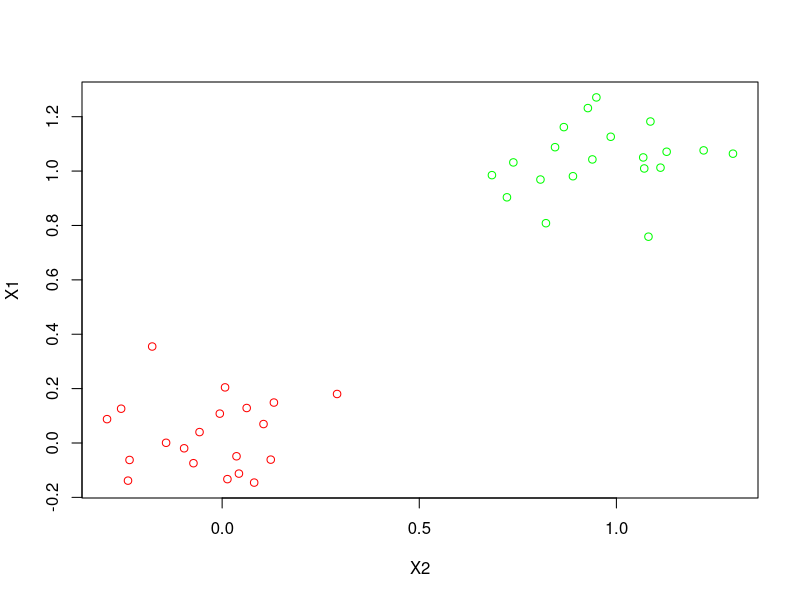

Write R code to recreate this figure. (Note: this script raises an error after producing the figure.)
library(e1071)
A_tran=read.table("svmdata1.txt",header = TRUE, sep="\t")
A_test=read.table("svmdata1test.txt",header = TRUE, sep="\t")
symbols.pallete = c("Blue", "Red")
area.pallete = function(n = 2) 
{ 
  cols = rainbow(n)
  cols[1:2] = c("PaleGreen", "Pink") 
  return(cols)
}
plot(X1 ~ X2, A_tran, col = Color) 
svmModelLinear = svm(Color ~ ., data = A_tran, type = "C-classification", cost = 1, kernel = "linear") 
plot(svmModelLinear, A_tran, grid = 250, symbolPalette = symbols.pallete, color.palette = area.pallete) 
predictionsTrain = predict(svmModelLinear, A_tran) 
table(A_tran$"Color", predictionsTrain)
